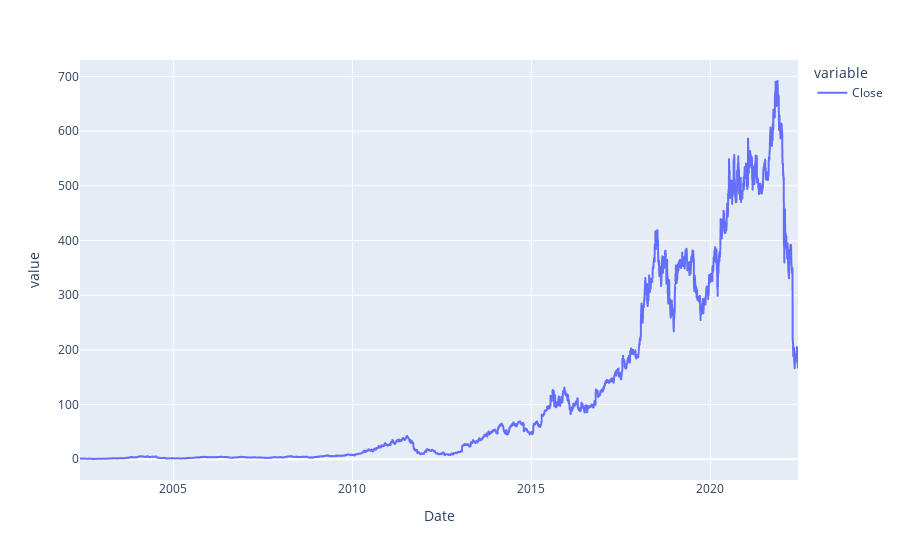

Notebook code cell kept with this figure:
### Code cell
target_y.plot()

### Figure 1 — Plotly figure (JSON) as saved in the notebook; plotly's stock layout.template omitted (floating-point values rounded to 4 significant figures; data arrays with more than 128 entries replaced by an {"elided": "..."} marker saying what was removed)
{"data": [{"hovertemplate": "variable=Close<br>Date=%{x}<br>value=%{y}<extra></extra>", "legendgroup": "Close", "line": {"color": "#636efa", "dash": "solid"}, "marker": {"symbol": "circle"}, "mode": "lines", "name": "Close", "showlegend": true, "type": "scattergl", "x": {"elided": "5051 str values"}, "xaxis": "x", "y": {"elided": "5051 float values"}, "yaxis": "y"}], "layout": {"legend": {"title": {"text": "variable"}, "tracegroupgap": 0}, "margin": {"t": 60}, "xaxis": {"anchor": "y", "domain": [0, 1], "title": {"text": "Date"}}, "yaxis": {"anchor": "x", "domain": [0, 1], "title": {"text": "value"}}}}
